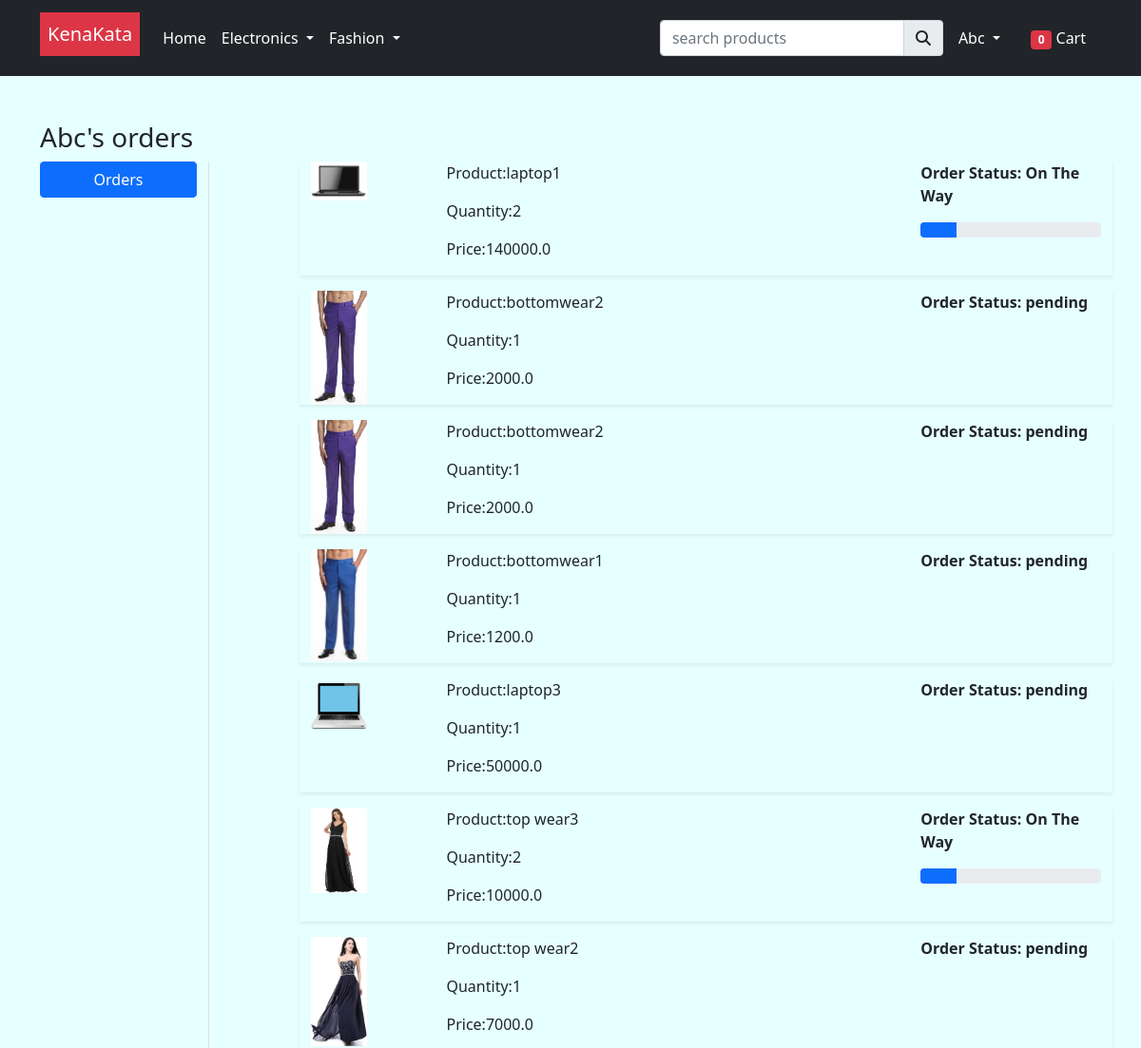
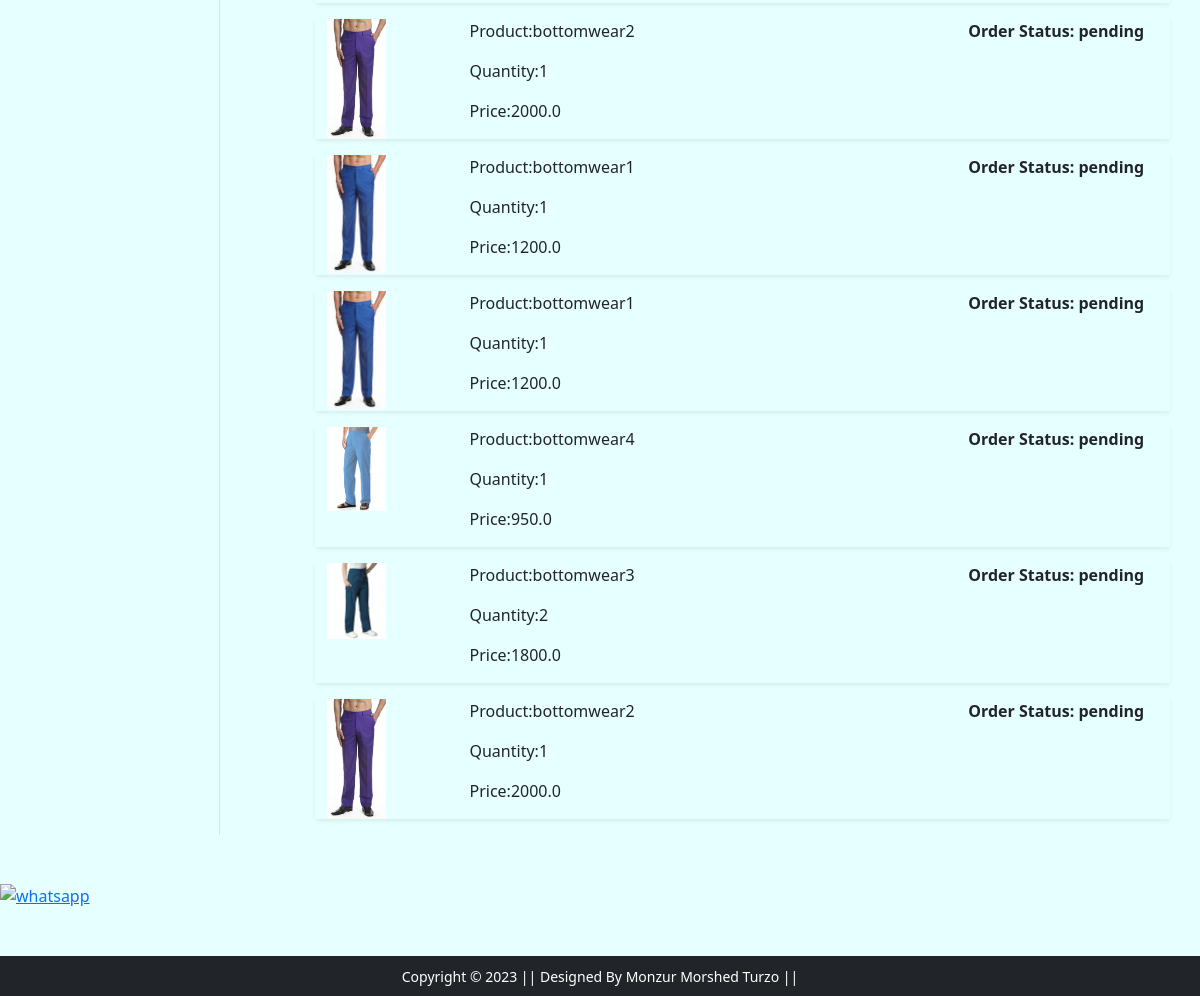
Screenshot of /orders/ (signed in) with the database file from the repository (2 pictures, top to bottom).
### account/models.py (models this page shows)
class User(AbstractUser):
    USER_TYPE=(
        ('visitor','visitor'),
        ('developer','developer')
        )
    Username=None
    email=models.EmailField(unique=True)
    mobile=models.CharField(max_length=14)
    is_verified=models.BooleanField(default=False)
    email_token=models.CharField(max_length=100,null=True,blank=True)
    forget_password=models.CharField(max_length=100,null=True,blank=True)
    last_login=models.DateTimeField(null=True,blank=True)
    last_logout_time=models.DateTimeField(null=True,blank=True)
    objects=UserManager()
    USERNAME_FIELD='email'
    REQUIRED_FIELDS=['username','user_type']
    user_type=models.CharField(max_length=100,choices=USER_TYPE,default=USER_TYPE[0])

### app/models.py (models this page shows, shortened)
class Orderplaced(models.Model):
    user=models.ForeignKey(User, on_delete=models.CASCADE)
    customer=models.ForeignKey(Customer, on_delete=models.CASCADE)
    product=models.ForeignKey(Product, on_delete=models.CASCADE)
    quantity=models.PositiveIntegerField(default=1)
    ordered_date=models.DateTimeField(auto_now_add=True)
    status=models.CharField(max_length=50,choices=STATUS_CHOICES,default='pending')
    @property
    def total_cost(self):
        return self.quantity * self.product.discounted_price

class Product(models.Model):
    title=models.CharField(max_length=100)
    selling_price=models.FloatField()
    discounted_price=models.FloatField()
    description=models.TextField()
    brand=models.CharField(max_length=100)
    quantity=models.IntegerField(null=True,blank=True,default=5)
    colour=models.CharField(max_length=20,null=True,blank=True)
    size=models.CharField(max_length=20,null=True,blank=True)
    catagory=models.CharField(choices=CATAGORY_CHOICES,max_length=2)
    product_image=models.ImageField(upload_to='productimg')

### app/views.py (the view)
# urls.py: path('orders/', views.orders, name='orders'),
@login_required(login_url="login")
def orders(request):
    if request.user.is_authenticated:
        order_placed_instances = Orderplaced.objects.filter(user=request.user)
        totalitem = len(Cart.objects.filter(user=request.user))
        for order_placed_instance in order_placed_instances:
            product = order_placed_instance.product
            ordered_quantity = order_placed_instance.quantity
            if product.quantity >= ordered_quantity:
                product.quantity -= ordered_quantity
                product.save()
        return render(request, 'app/orders.html', {'order_placed': order_placed_instances, 'totalitem': totalitem})
    else:
        messages.error(request, 'Please log in to view your orders.')
        return redirect('login')  # Redirect to the login page

### app/templates/app/orders.html (shortened to what this page needs)
{% extends 'app/base.html' %}
{% load static %}
{% block main-content %}
<div class="container my-5">
 <div class="row">
 <h3>{{request.user.username|capfirst}}'s orders
</h3>
  <div class="col-sm-2 border-end">
   <ul class="list-unstyled">
    <li class="d-grid"><a href="{% url 'orders' %}" class="btn btn-primary">Orders</a></li>
   </ul>
  </div>
  <div class="col-sm-9 offset-sm-1">
    {% for op in order_placed %}
    <div class="row shadow-sm mb-3">
        <div class="col-sm-2">
        <img src="{{op.product.product_image.url}}" alt="" srset="" class="img-fluid" height="20%" width="50%">
    </div>
    <div class="col-sm-7">
        <p>Product:{{op.product.title}}</p>
        <p>Quantity:{{op.quantity}}</p>
        <p>Price:{{op.total_cost}}</p>
    </div>
    <div class="col-sm-3 fw-bold">
        <p> Order Status: {{op.status}} </p>
        {% if op.status == 'On The Way' %}
        <div class="progress">
            <div class="progress-bar" role="progressbar"
            style="width:20%"  aria-valuenow="20" aria-valuemin="0" aria-valuemax="100">
            </div></div>
        {% endif %}
    </div>
    </div>
    {% endfor %}
   </div>
  </div>
 </div>
{% endblock main-content %}

### app/templates/app/base.html (shortened to what this page needs)
<!doctype html>
{% load static %}
<html lang="en">
  <head>
    <link href="https://cdn.jsdelivr.net/npm/bootstrap@5.0.0-beta1/dist/css/bootstrap.min.css" rel="stylesheet">
    <link rel="stylesheet" href="{% static 'app/css/owl.carousel.min.css' %}">
    <link rel="stylesheet" href="{% static 'app/css/all.min.css' %}">
    <link rel="stylesheet" href="{% static 'app/css/style.css' %}">
    <link rel="stylesheet" href="//code.jquery.com/ui/1.13.2/themes/base/jquery-ui.css">
    <link rel="stylesheet" href="//cdn.jsdelivr.net/npm/alertifyjs@1.13.1/build/css/alertify.min.css"/>
<link rel="stylesheet" href="//cdn.jsdelivr.net/npm/alertifyjs@1.13.1/build/css/themes/default.min.css"/>
  </head>
  <body style="background-color:#e6ffff;">
    <nav class="navbar navbar-expand-lg navbar-dark bg-dark">
     <div class="container">
       <a class="navbar-brand" href="/"><div class="p-2 mb-2 bg-danger text-white">KenaKata</div></a>
       <div class="collapse navbar-collapse" id="navbarSupportedContent">
         <ul class="navbar-nav me-auto mb-2 mb-lg-0">
           <li class="nav-item">
             <a class="nav-link active" aria-current="page" href="/">Home</a>
           </li>
           <li class="nav-item dropdown">
             <a class="nav-link dropdown-toggle text-white" href="#" id="electronicsDropdown" role="button" data-bs-toggle="dropdown" aria-expanded="false">
               Electronics
             </a>
           </li>
           <li class="nav-item dropdown">
             <a class="nav-link dropdown-toggle text-white" href="#" id="fashionDropdown" role="button" data-bs-toggle="dropdown" aria-expanded="false">
               Fashion
             </a>
           </li>
         </ul>
        <div class="search-bar">
          <div class="input-group">
            <input type="text" class="form-control" id="searchproducts" placeholder="search products">
              <button class="input-group-text" id="basic-addon1"> <i class="fa fa-search"></i></button>
          </div>
        </div>
         <div>
          <ul class="navbar-nav me-auto mb-2 mb-lg-0">
            {% if request.user.is_authenticated %}
           <li class="nav-item dropdown mx-2">
              <a class="nav-link dropdown-toggle text-white" href="#" id="profileDropdown" role="button" data-bs-toggle="dropdown" aria-expanded="false">
                {{request.user.username|capfirst}}
              </a>
            </li>
            <li class="nav-item mx-2">
             <a href="{% url 'showcart' %}" class="nav-link text-white"><span class="badge bg-danger">{{totalitem}}</span> Cart </a>
            </li>
            {% endif %}
          </ul>
         </div>
       </div>
     </div>
    </nav>
    {% block main-content %}
    {% endblock main-content %}
    <a href="https://wa.me/+8801540051455?text=I'm%20interested%20in%20to%chat%" target="_blank">
    <img src="{% static 'app/images/banner/whatsapp.PNG' %}" alt="whatsapp" width="60px">
    </a>
    <footer class="container-fluid bg-dark text-center p-2 mt-5">
        <small class="text-white">Copyright &copy; 2023 || Designed By Monzur Morshed Turzo || </small>
    </footer>
  </body>
</html>

### rows the page displays
User: user.username "Abc"
Orderplaced: product.product_image (picture), product "laptop1", quantity "2", total_cost "140000.0", status "On The Way"
Orderplaced: product.product_image (picture), product "bottomwear2", quantity "1", total_cost "2000.0", status "pending"
Orderplaced: product.product_image (picture), product "bottomwear2", quantity "1", total_cost "2000.0", status "pending"
Orderplaced: product.product_image (picture), product "bottomwear1", quantity "1", total_cost "1200.0", status "pending"
Orderplaced: product.product_image (picture), product "laptop3", quantity "1", total_cost "50000.0", status "pending"
Orderplaced: product.product_image (picture), product "top wear3", quantity "2", total_cost "10000.0", status "On The Way"
Orderplaced: product.product_image (picture), product "top wear2", quantity "1", total_cost "7000.0", status "pending"
Orderplaced: product.product_image (picture), product "bottomwear2", quantity "1", total_cost "2000.0", status "pending"
Orderplaced: product.product_image (picture), product "bottomwear1", quantity "1", total_cost "1200.0", status "pending"
Orderplaced: product.product_image (picture), product "bottomwear1", quantity "1", total_cost "1200.0", status "pending"
Orderplaced: product.product_image (picture), product "bottomwear4", quantity "1", total_cost "950.0", status "pending"
Orderplaced: product.product_image (picture), product "bottomwear3", quantity "2", total_cost "1800.0", status "pending"
Orderplaced: product.product_image (picture), product "bottomwear2", quantity "1", total_cost "2000.0", status "pending"

### other values shown
{{ totalitem }} "0"
